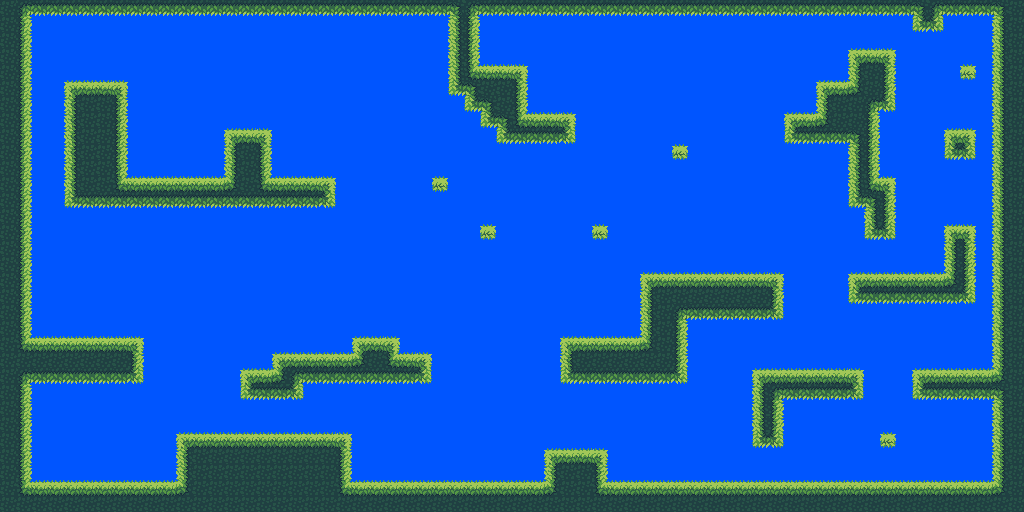

A level layout from a 2D game, rendered from its tile map. Below: a short description, then the map file with its tile-grid data intact:
An orthogonal 64x32 tile map with 16x16 px tiles, 1 tile layer (Tile Layer 1).

<map version="1.0" tiledversion="1.1.3" orientation="orthogonal" renderorder="right-down" width="64" height="32" tilewidth="16" tileheight="16" infinite="0" backgroundcolor="#0055ff" nextobjectid="1">
 <tileset firstgid="1" name="tileset" tilewidth="16" tileheight="16" tilecount="741" columns="39">
  <image source="../images/tileset.png" width="624" height="304" />
 </tileset>
 <layer name="Tile Layer 1" width="64" height="32">
  <data encoding="csv">
314,309,310,310,310,310,310,310,310,310,310,310,310,310,310,310,310,310,310,310,310,310,310,310,310,310,310,310,311,309,310,310,310,310,310,310,310,310,310,310,310,310,310,310,310,310,310,310,310,310,310,310,310,310,310,310,310,311,309,310,310,310,311,314,
314,348,0,0,0,0,0,0,0,0,0,0,0,0,0,0,0,0,0,0,0,0,0,0,0,0,0,0,347,351,0,0,0,0,0,0,0,0,0,0,0,0,0,0,0,0,0,0,0,0,0,0,0,0,0,0,0,425,429,0,0,0,347,314,
314,348,0,0,0,0,0,0,0,0,0,0,0,0,0,0,0,0,0,0,0,0,0,0,0,0,0,0,347,351,0,0,0,0,0,0,0,0,0,0,0,0,0,0,0,0,0,0,0,0,0,0,0,0,0,0,0,0,0,0,0,0,347,314,
314,348,0,0,0,0,0,0,0,0,0,0,0,0,0,0,0,0,0,0,0,0,0,0,0,0,0,0,347,351,0,0,0,0,0,0,0,0,0,0,0,0,0,0,0,0,0,0,0,0,0,0,0,269,388,273,0,0,0,0,0,0,347,314,
314,348,0,0,0,0,0,0,0,0,0,0,0,0,0,0,0,0,0,0,0,0,0,0,0,0,0,0,347,387,388,388,273,0,0,0,0,0,0,0,0,0,0,0,0,0,0,0,0,0,0,0,0,347,314,351,0,0,0,0,49,0,347,314,
314,348,0,0,269,388,388,273,0,0,0,0,0,0,0,0,0,0,0,0,0,0,0,0,0,0,0,0,425,311,314,314,351,0,0,0,0,0,0,0,0,0,0,0,0,0,0,0,0,0,0,269,388,389,314,351,0,0,0,0,0,0,347,314,
314,348,0,0,347,314,314,351,0,0,0,0,0,0,0,0,0,0,0,0,0,0,0,0,0,0,0,0,0,425,311,314,351,0,0,0,0,0,0,0,0,0,0,0,0,0,0,0,0,0,0,347,314,314,309,429,0,0,0,0,0,0,347,314,
314,348,0,0,347,314,314,351,0,0,0,0,0,0,0,0,0,0,0,0,0,0,0,0,0,0,0,0,0,0,425,311,387,388,388,273,0,0,0,0,0,0,0,0,0,0,0,0,0,269,388,389,314,314,351,0,0,0,0,0,0,0,347,314,
314,348,0,0,347,314,314,351,0,0,0,0,0,0,269,388,273,0,0,0,0,0,0,0,0,0,0,0,0,0,0,425,427,427,427,429,0,0,0,0,0,0,0,0,0,0,0,0,0,425,427,427,427,311,351,0,0,0,0,269,273,0,347,314,
314,348,0,0,347,314,314,351,0,0,0,0,0,0,347,314,351,0,0,0,0,0,0,0,0,0,0,0,0,0,0,0,0,0,0,0,0,0,0,0,0,0,49,0,0,0,0,0,0,0,0,0,0,347,351,0,0,0,0,425,429,0,347,314,
314,348,0,0,347,314,314,351,0,0,0,0,0,0,347,314,351,0,0,0,0,0,0,0,0,0,0,0,0,0,0,0,0,0,0,0,0,0,0,0,0,0,0,0,0,0,0,0,0,0,0,0,0,347,351,0,0,0,0,0,0,0,347,314,
314,348,0,0,347,314,314,387,388,388,388,388,388,388,389,314,387,388,388,388,273,0,0,0,0,0,0,49,0,0,0,0,0,0,0,0,0,0,0,0,0,0,0,0,0,0,0,0,0,0,0,0,0,347,387,273,0,0,0,0,0,0,347,314,
314,348,0,0,425,427,427,427,427,427,427,427,427,427,427,427,427,427,427,427,429,0,0,0,0,0,0,0,0,0,0,0,0,0,0,0,0,0,0,0,0,0,0,0,0,0,0,0,0,0,0,0,0,425,311,351,0,0,0,0,0,0,347,314,
314,348,0,0,0,0,0,0,0,0,0,0,0,0,0,0,0,0,0,0,0,0,0,0,0,0,0,0,0,0,0,0,0,0,0,0,0,0,0,0,0,0,0,0,0,0,0,0,0,0,0,0,0,0,347,351,0,0,0,0,0,0,347,314,
314,348,0,0,0,0,0,0,0,0,0,0,0,0,0,0,0,0,0,0,0,0,0,0,0,0,0,0,0,0,49,0,0,0,0,0,0,49,0,0,0,0,0,0,0,0,0,0,0,0,0,0,0,0,425,429,0,0,0,269,273,0,347,314,
314,348,0,0,0,0,0,0,0,0,0,0,0,0,0,0,0,0,0,0,0,0,0,0,0,0,0,0,0,0,0,0,0,0,0,0,0,0,0,0,0,0,0,0,0,0,0,0,0,0,0,0,0,0,0,0,0,0,0,347,351,0,347,314,
314,348,0,0,0,0,0,0,0,0,0,0,0,0,0,0,0,0,0,0,0,0,0,0,0,0,0,0,0,0,0,0,0,0,0,0,0,0,0,0,0,0,0,0,0,0,0,0,0,0,0,0,0,0,0,0,0,0,0,347,351,0,347,314,
314,348,0,0,0,0,0,0,0,0,0,0,0,0,0,0,0,0,0,0,0,0,0,0,0,0,0,0,0,0,0,0,0,0,0,0,0,0,0,0,269,388,388,388,388,388,388,388,273,0,0,0,0,269,388,388,388,388,388,389,351,0,347,314,
314,348,0,0,0,0,0,0,0,0,0,0,0,0,0,0,0,0,0,0,0,0,0,0,0,0,0,0,0,0,0,0,0,0,0,0,0,0,0,0,347,314,314,314,314,314,314,314,351,0,0,0,0,425,427,427,427,427,427,427,429,0,347,314,
314,348,0,0,0,0,0,0,0,0,0,0,0,0,0,0,0,0,0,0,0,0,0,0,0,0,0,0,0,0,0,0,0,0,0,0,0,0,0,0,347,314,309,427,427,427,427,427,429,0,0,0,0,0,0,0,0,0,0,0,0,0,347,314,
314,348,0,0,0,0,0,0,0,0,0,0,0,0,0,0,0,0,0,0,0,0,0,0,0,0,0,0,0,0,0,0,0,0,0,0,0,0,0,0,347,314,351,0,0,0,0,0,0,0,0,0,0,0,0,0,0,0,0,0,0,0,347,314,
314,387,388,388,388,388,388,388,273,0,0,0,0,0,0,0,0,0,0,0,0,0,269,388,273,0,0,0,0,0,0,0,0,0,0,269,388,388,388,388,389,314,351,0,0,0,0,0,0,0,0,0,0,0,0,0,0,0,0,0,0,0,347,314,
314,314,314,314,314,314,314,314,351,0,0,0,0,0,0,0,0,269,388,388,388,388,389,314,387,388,273,0,0,0,0,0,0,0,0,347,314,314,314,314,314,314,351,0,0,0,0,0,0,0,0,0,0,0,0,0,0,0,0,0,0,0,347,314,
314,309,427,427,427,427,427,427,429,0,0,0,0,0,0,269,388,389,309,427,427,427,427,427,427,427,429,0,0,0,0,0,0,0,0,425,427,427,427,427,427,427,429,0,0,0,0,269,388,388,388,388,388,273,0,0,0,269,388,388,388,388,389,314,
314,348,0,0,0,0,0,0,0,0,0,0,0,0,0,425,427,427,429,0,0,0,0,0,0,0,0,0,0,0,0,0,0,0,0,0,0,0,0,0,0,0,0,0,0,0,0,347,309,427,427,427,427,429,0,0,0,425,427,427,427,427,311,314,
314,348,0,0,0,0,0,0,0,0,0,0,0,0,0,0,0,0,0,0,0,0,0,0,0,0,0,0,0,0,0,0,0,0,0,0,0,0,0,0,0,0,0,0,0,0,0,347,351,0,0,0,0,0,0,0,0,0,0,0,0,0,347,314,
314,348,0,0,0,0,0,0,0,0,0,0,0,0,0,0,0,0,0,0,0,0,0,0,0,0,0,0,0,0,0,0,0,0,0,0,0,0,0,0,0,0,0,0,0,0,0,347,351,0,0,0,0,0,0,0,0,0,0,0,0,0,347,314,
314,348,0,0,0,0,0,0,0,0,0,269,388,388,388,388,388,388,388,388,388,273,0,0,0,0,0,0,0,0,0,0,0,0,0,0,0,0,0,0,0,0,0,0,0,0,0,425,429,0,0,0,0,0,0,49,0,0,0,0,0,0,347,314,
314,348,0,0,0,0,0,0,0,0,0,347,314,314,314,314,314,314,314,314,314,351,0,0,0,0,0,0,0,0,0,0,0,0,269,388,388,273,0,0,0,0,0,0,0,0,0,0,0,0,0,0,0,0,0,0,0,0,0,0,0,0,347,314,
314,348,0,0,0,0,0,0,0,0,0,347,314,314,314,314,314,314,314,314,314,351,0,0,0,0,0,0,0,0,0,0,0,0,347,314,314,351,0,0,0,0,0,0,0,0,0,0,0,0,0,0,0,0,0,0,0,0,0,0,0,0,347,314,
314,387,388,388,388,388,388,388,388,388,388,389,314,314,314,314,314,314,314,314,314,387,388,388,388,388,388,388,388,388,388,388,388,388,389,314,314,387,388,388,388,388,388,388,388,388,388,388,388,388,388,388,388,388,388,388,388,388,388,388,388,388,389,314,
314,314,314,314,314,314,314,314,314,314,314,314,314,314,314,314,314,314,314,314,314,314,314,314,314,314,314,314,314,314,314,314,314,314,314,314,314,314,314,314,314,314,314,314,314,314,314,314,314,314,314,314,314,314,314,314,314,314,314,314,314,314,314,314
</data>
 </layer>
</map>
